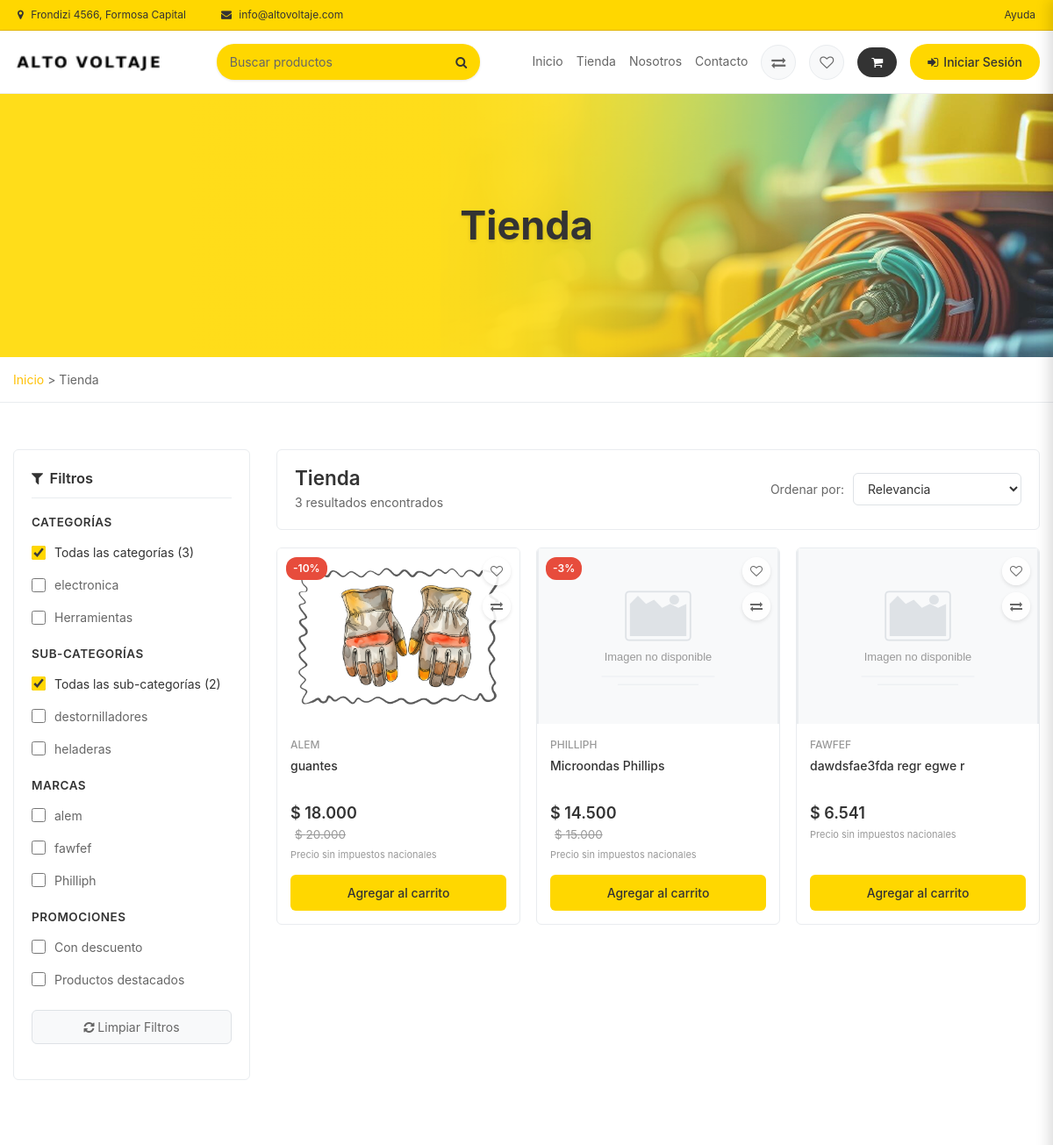
The page /tienda (upper part) on the database as committed earlier.
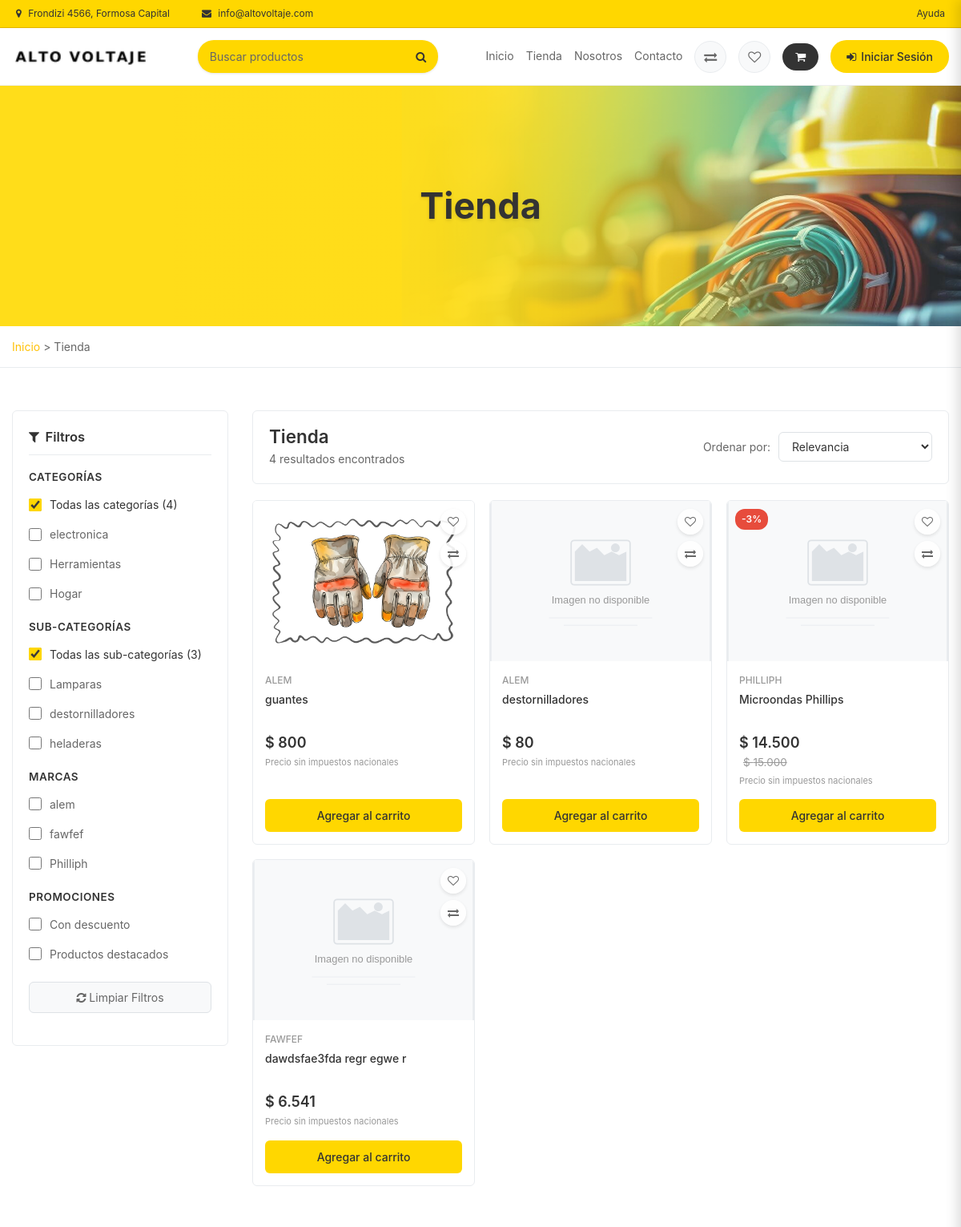
The same page on the database as committed later.
### tables this page shows
CREATE TABLE `categoria` (
  `idcategoria` bigint(20) NOT NULL,
  `nombre` varchar(100) NOT NULL,
  `descripcion` text NOT NULL,
  `portada` varchar(255) DEFAULT NULL,
  `ruta` varchar(255) NOT NULL,
  `datecreated` datetime NOT NULL DEFAULT current_timestamp(),
  `status` int(11) NOT NULL DEFAULT 1
);

CREATE TABLE `subcategoria` (
  `idSubCategoria` int(11) NOT NULL,
  `categoria_idcategoria` bigint(20) NOT NULL,
  `Nombre_SubCategoria` varchar(100) NOT NULL,
  `Descripcion_SubCategoria` varchar(450) NOT NULL,
  `Estado_SubCategoria` enum('ACTIVO','INACTIVO') NOT NULL DEFAULT 'ACTIVO',
  `Fecha_Creacion` timestamp NOT NULL DEFAULT current_timestamp()
);

CREATE TABLE `producto` (
  `idProducto` int(11) NOT NULL,
  `SubCategoria_idSubCategoria` int(11) NOT NULL,
  `Nombre_Producto` varchar(100) NOT NULL,
  `Descripcion_Producto` varchar(450) NOT NULL,
  `SKU` varchar(50) NOT NULL,
  `codigo_barras` varchar(50) DEFAULT NULL,
  `Marca` varchar(45) NOT NULL,
  `Precio_Costo` decimal(10,2) NOT NULL,
  `Precio_Venta` decimal(10,2) NOT NULL,
  `Precio_Oferta` decimal(10,2) DEFAULT NULL,
  `Margen_Ganancia` decimal(5,2) NOT NULL,
  `Stock_Actual` int(11) NOT NULL,
  `imagen` varchar(100) DEFAULT NULL,
  `ruta` varchar(255) DEFAULT NULL,
  `Estado_Producto` enum('Activo','Inactivo','Descontinuado') NOT NULL DEFAULT 'Activo',
  `En_Oferta` tinyint(4) NOT NULL DEFAULT 0,
  `Es_Destacado` tinyint(4) NOT NULL DEFAULT 0,
  `Inventario_id_Inventario` int(11) NOT NULL,
  `Proveedor_id_Proveedor` int(11) NOT NULL
);

### Libraries/Core/Views.php (called while the page is built)
<?php
    class Views {
        public function getView($controller, $view,$data="")
        {
            $controllerName = get_class($controller);
            if ($controllerName == "Home") {
                $viewPath = "Views/" . $view . ".php";
            } elseif ($controllerName == "Errors") {
                $viewPath = "Views/Errors/error.php";
            } else {
                $viewPath = "Views/" . $controllerName . "/" . $view . ".php";
            }
            require_once($viewPath);
        }
}
?>

### Controllers/Tienda.php (called while the page is built, shortened)
<?php
    class Tienda extends Controllers {
        public $model;
        public $categoriasModel;
        public $subcategoriasModel;
        public function __construct()
        {
            $this->model = new ProductosModel();
            $this->categoriasModel = new CategoriasModel();
            $this->subcategoriasModel = new SubcategoriasModel();
        }
        public function tienda()
        {
            $data['tag_page'] = "Tienda";
            $data['page_title'] = "Tienda - Alto Voltaje";
            $data['page_name'] = "tienda";
            try {
                $data['productos'] = $this->model->obtenerProductosActivos();
            } catch (Exception $e) {
                try {
                    $data['productos'] = $this->model->obtenerProductosActivosSimple();
                    if (!is_array($data['productos'])) {
                        $data['productos'] = [];
                    }
                } catch (Exception $e2) {
                    try {
                        $data['productos'] = $this->model->obtenerProductosActivosBasico();
                        if (!is_array($data['productos'])) {
                            $data['productos'] = [];
                        }
                    } catch (Exception $e3) {
                        $data['productos'] = [];
                    }
                }
            }
            try {
                $data['categorias'] = $this->categoriasModel->selectCategorias();
            } catch (Exception $e) {
                $data['categorias'] = [];
            }
            try {
                $data['subcategorias'] = $this->subcategoriasModel->selectSubCategorias();
            } catch (Exception $e) {
                error_log('Error obteniendo subcategorías: ' . $e->getMessage());
                $data['subcategorias'] = [];
            }
            try {
                $data['marcas'] = $this->model->obtenerMarcasUnicas();
            } catch (Exception $e) {
                $data['marcas'] = [];
            }
            $this->views->getView($this,"tienda",$data);
        }
        public function index()
        {
            $this->tienda();
        }
     }

### index.php (called while the page is built, shortened)
<?php
    require_once "Helpers/Helpers.php";
    require_once ("Libraries/Core/Load.php");

### Helpers/Helpers.php (called while the page is built, shortened)
<?php
function media(){
    return BASE_URL . "/Assets";
}

### Libraries/Core/Msql.php (called while the page is built, shortened)
<?php
require_once __DIR__ . '/Conexion.php';
    class Msql extends Conexion
    {
        private $conexion;
        function __construct()
        {
            $this->conexion = $this->connect();
        }
            public function select_all(string $query, array $arrValues = [])
            {
                $this->strquery = $query;
                $this->arrValues = $arrValues;
                $result = $this->conexion->prepare($this->strquery);
                if (!$result->execute($this->arrValues)) {
                    return [];
                }
                $data = $result->fetchAll(PDO::FETCH_ASSOC);
                return is_array($data) ? $data : [];
            }
    }

### Libraries/Core/Conexion.php (called while the page is built)
<?php
class Conexion {
    private $connect;
    public function __construct() {
        try {
            $connectionString = "mysql:host=" . DB_HOST . ";dbname=" . DB_NAME . ";charset=" . DB_CHARSET;
            $this->connect = new PDO($connectionString, DB_USER, DB_PASSWORD);
            $this->connect->setAttribute(PDO::ATTR_ERRMODE, PDO::ERRMODE_EXCEPTION);
        } catch (PDOException $e) {
            $this->connect = null;
            echo "ERROR: " . $e->getMessage();
        }
    }
    public function connect() {
        return $this->connect;
    }
}

### Models/CategoriasModel.php (called while the page is built, shortened)
<?php
	require_once __DIR__ . '/../Libraries/Core/Msql.php';
	class CategoriasModel extends Msql
	{
		public function selectCategorias()
		{
			try {
				$sql = "SELECT * FROM categoria
						WHERE status != 0 ";
				$request = $this->select_all($sql);
				if (is_array($request)) {
					return $request;
				}
				return [];
			} catch (Exception $e) {
				error_log('Error en selectCategorias: ' . $e->getMessage());
				return [];
			}
		}
	}
 ?>

### Models/SubcategoriasModel.php (called while the page is built, shortened)
<?php
	require_once __DIR__ . '/../Libraries/Core/Msql.php';
	class SubcategoriasModel extends Msql
	{
		public function selectSubCategorias()
		{
			$sql = "SELECT s.IdSubCategoria,
					       s.Nombre_SubCategoria,
					       s.Descripcion_SubCategoria,
					       s.Estado_SubCategoria,
					       s.categoria_idcategoria,
					       c.nombre as categoria_nombre
					FROM subcategoria s
					INNER JOIN categoria c ON s.categoria_idcategoria = c.idcategoria
					WHERE s.Estado_SubCategoria != 0
					ORDER BY s.IdSubCategoria DESC";
			$request = $this->select_all($sql);
			return $request;
		}
    }
 ?>

### Models/ProductosModel.php (called while the page is built, shortened)
<?php
require_once __DIR__ . '/../Libraries/Core/Msql.php';
class ProductosModel extends Msql
{
    public function obtenerProductosActivos(): array
    {
        try {
            $sql = "SELECT p.*,
                           c.nombre as Nombre_Categoria,
                           sc.Nombre_SubCategoria,
                           pr.Nombre_Proveedor
                    FROM producto p
                    LEFT JOIN subcategoria sc ON p.SubCategoria_idSubCategoria = sc.IdSubCategoria
                    LEFT JOIN categoria c ON sc.categoria_idcategoria = c.idcategoria
                    LEFT JOIN proveedor pr ON p.Proveedor_id_Proveedor = pr.id_Proveedor
                    WHERE p.Estado_Producto = 'Activo' AND p.Stock_Actual > 0
                    ORDER BY p.idProducto DESC";
            $result = $this->select_all($sql);
            if (is_array($result)) {
                return $result;
            }
            return [];
        } catch (Exception $e) {
            error_log('Error en obtenerProductosActivos: ' . $e->getMessage());
            return [];
        }
    }
}
?>

### Views/Tienda/tienda.php (the view, shortened to what the rows shown need)
<?php
	require_once(__DIR__ . '/../../Helpers/Helpers.php');
?>
<link rel="stylesheet" type="text/css" href="<?= media() ?>/css/tienda-minimal.css?v=1.0">
	<div class="hero-section">
		<div class="container">
			<div class="row">
				<div class="col-12">
					<h1 class="hero-title">Tienda</h1>
				</div>
			</div>
		</div>
	</div>
	<div class="main-content">
		<div class="container py-4">
			<div class="row">
				<div class="col-lg-3 col-md-4 mb-4">
					<div class="filters-sidebar" id="filters-sidebar">
						<div class="filter-section">
							<?php if (!empty($data['categorias'])): ?>
								<?php foreach ($data['categorias'] as $categoria): ?>
									<div class="filter-option">
										<input type="checkbox" id="cat-<?= $categoria['idcategoria'] ?>" data-category="<?= htmlspecialchars($categoria['nombre']) ?>">
										<label for="cat-<?= $categoria['idcategoria'] ?>"><?= htmlspecialchars($categoria['nombre']) ?></label>
									</div>
								<?php endforeach; ?>
							<?php endif; ?>
						</div>
						<div class="filter-section">
							<?php if (!empty($data['subcategorias'])): ?>
								<?php foreach ($data['subcategorias'] as $index => $subcategoria): ?>
									<?php
									$subcatId = $subcategoria['IdSubCategoria'] ?? $subcategoria['idSubCategoria'] ?? $subcategoria['id'] ?? 0;
									$subcatNombre = $subcategoria['Nombre_SubCategoria'] ?? $subcategoria['nombre'] ?? $subcategoria['Nombre'] ?? 'Sin nombre';
									?>
									<div class="filter-option">
										<input type="checkbox" id="subcat-<?= $subcatId ?>" data-subcategory="<?= htmlspecialchars($subcatNombre) ?>">
										<label for="subcat-<?= $subcatId ?>"><?= htmlspecialchars($subcatNombre) ?></label>
									</div>
								<?php endforeach; ?>
							<?php endif; ?>
						</div>
					</div>
				</div>
				<div class="col-lg-9 col-md-8">
					<div class="products-section">
						<div class="products-header">
							<div class="results-info">
								<h2>Tienda</h2>
							</div>
						</div>
				<div class="product-grid">
					<?php if (!empty($data['productos'])): ?>
						<?php foreach ($data['productos'] as $producto): ?>
							<div class="farmacity-product-card product-item"
								 data-category="<?= htmlspecialchars($producto['Nombre_Categoria'] ?? '') ?>"
								 data-subcategory="<?= htmlspecialchars($producto['Nombre_SubCategoria'] ?? '') ?>"
								 data-brand="<?= htmlspecialchars($producto['Marca'] ?? '') ?>"
								 data-price="<?= $producto['Precio_Venta'] ?>"
								 data-name="<?= htmlspecialchars($producto['Nombre_Producto']) ?>"
								 onclick="viewProduct(<?= $producto['idProducto'] ?>)"
								 style="cursor: pointer;"
								 title="Click para ver detalles">
								<div class="product-image-container">
									<?php if (!empty($producto['En_Oferta']) && $producto['En_Oferta'] == 1): ?>
										<div class="product-discount">
											<?php
											$descuento = round((($producto['Precio_Venta'] - $producto['Precio_Oferta']) / $producto['Precio_Venta']) * 100);
											echo '-' . $descuento . '%';
											?>
										</div>
									<?php endif; ?>
									<div class="product-actions">
										<div class="product-favorite" onclick="event.stopPropagation(); addToWishlist(<?= $producto['idProducto'] ?>)">
											<i class="fa fa-heart-o"></i>
										</div>
										<div class="product-compare" onclick="event.stopPropagation(); toggleCompare(<?= $producto['idProducto'] ?>)">
											<i class="fa fa-exchange"></i>
										</div>
									</div>
									<?php if (!empty($producto['imagen']) && !empty($producto['ruta'])): ?>
										<img src="<?= BASE_URL ?>/<?= $producto['ruta'] ?><?= $producto['imagen'] ?>"
											 alt="<?= htmlspecialchars($producto['Nombre_Producto']) ?>"
											 onerror="this.src='<?= BASE_URL ?>/Assets/images/product-not-available.svg'">
									<?php else: ?>
										<img src="<?= BASE_URL ?>/Assets/images/product-not-available.svg"
											 alt="<?= htmlspecialchars($producto['Nombre_Producto']) ?>">
									<?php endif; ?>
								</div>
								<div class="product-info">
									<div class="product-brand"><?= htmlspecialchars($producto['Marca'] ?? 'Alto Voltaje') ?></div>
									<div class="product-name"><?= htmlspecialchars($producto['Nombre_Producto']) ?></div>
									<div class="product-pricing">
										<?php if (!empty($producto['Precio_Oferta']) && $producto['En_Oferta'] == 1): ?>
											<span class="product-price-current">$ <?= number_format($producto['Precio_Oferta'], 0, ',', '.') ?></span>
											<span class="product-price-old">$ <?= number_format($producto['Precio_Venta'], 0, ',', '.') ?></span>
										<?php else: ?>
											<span class="product-price-current">$ <?= number_format($producto['Precio_Venta'], 0, ',', '.') ?></span>
										<?php endif; ?>
										<div class="product-tax-info">Precio sin impuestos nacionales</div>
									</div>
									<button class="product-add-button" onclick="event.stopPropagation(); addToCart(
										<?= $producto['idProducto'] ?>,
										'<?= htmlspecialchars($producto['Nombre_Producto'], ENT_QUOTES) ?>',
										<?= !empty($producto['En_Oferta']) && $producto['En_Oferta'] == 1 ? $producto['Precio_Oferta'] : $producto['Precio_Venta'] ?>,
										'<?= !empty($producto['imagen']) && !empty($producto['ruta']) ? BASE_URL . '/' . $producto['ruta'] . $producto['imagen'] : BASE_URL . '/Assets/images/product-not-available.svg' ?>',
										'<?= htmlspecialchars($producto['Marca'] ?? 'Alto Voltaje', ENT_QUOTES) ?>'
									)">
										Agregar al carrito
									</button>
								</div>
							</div>
						<?php endforeach; ?>
					<?php endif; ?>
				</div>
				</div>
			</div>
		</div>
	</div>

Rows that differ between the two databases and show on the page:
removed producto: descuento "10", ruta+imagen (picture), Marca "ALEM", Nombre_Producto "guantes", Precio_Oferta "18.000", Precio_Venta "20.000"
added categoria: nombre "Hogar"
added subcategoria: Nombre_SubCategoria "Lamparas"
added producto: ruta+imagen (picture), Marca "ALEM", Nombre_Producto "guantes", Precio_Venta "800"
added producto: Marca "ALEM", Nombre_Producto "destornilladores", Precio_Venta "80"
Other text that changed with them:
count($data['productos']): "3" → "4"
count($data['subcategorias']): "2" → "3"
text written by a page script: "3 resultados encontrados" → "4 resultados encontrados"
